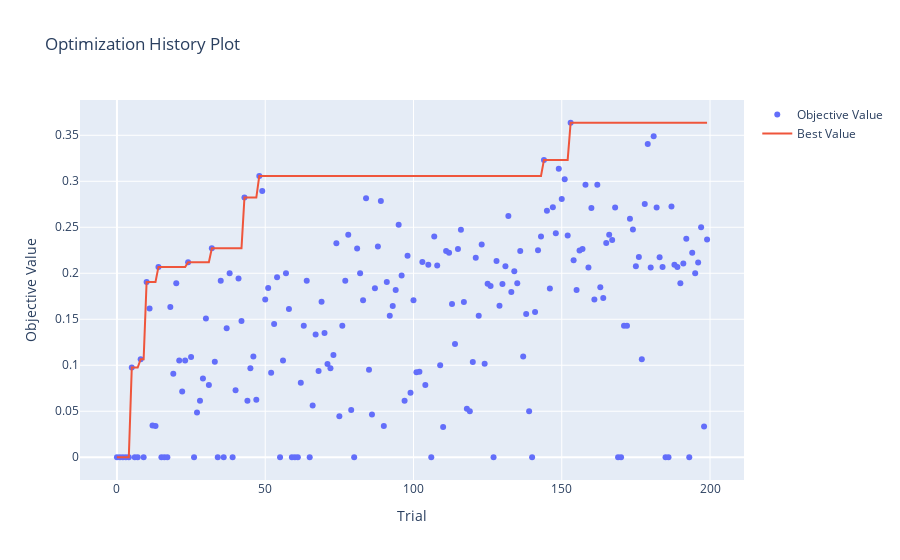

The code cell stored with this chart in its notebook:
### Code cell
# --- Visualizar y Guardar Resultados de Optuna ---
plot_optimization_history(study)

### Figure 1 — Plotly figure (JSON) as saved in the notebook; plotly's stock layout.template omitted (floating-point values rounded to 4 significant figures; data arrays with more than 128 entries replaced by an {"elided": "..."} marker saying what was removed)
{"data": [{"mode": "markers", "name": "Objective Value", "type": "scatter", "x": {"elided": "200 int values"}, "y": {"elided": "200 float values"}}, {"mode": "lines", "name": "Best Value", "type": "scatter", "x": {"elided": "200 int values"}, "y": {"elided": "200 float values"}}, {"marker": {"color": "#cccccc"}, "mode": "markers", "name": "Infeasible Trial", "showlegend": false, "type": "scatter", "x": [], "y": []}], "layout": {"title": {"text": "Optimization History Plot"}, "xaxis": {"title": {"text": "Trial"}}, "yaxis": {"title": {"text": "Objective Value"}}}}
